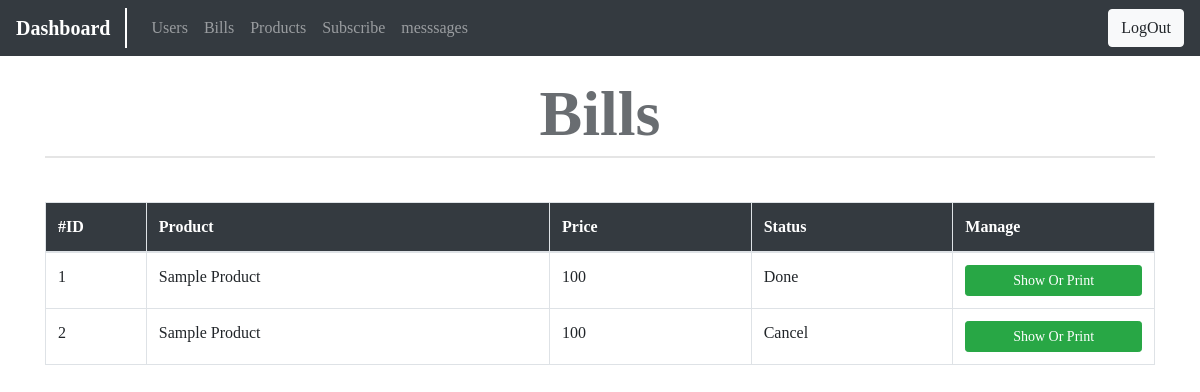
The page /bills.php on the database its author committed.
### tables this page shows
CREATE TABLE `bills` (
  `BillID` int(11) NOT NULL,
  `OrdID` int(11) NOT NULL
);

CREATE TABLE `products` (
  `ProID` int(11) NOT NULL,
  `ProImg` varchar(255) NOT NULL,
  `ProTitle` varchar(100) NOT NULL,
  `ProDesc` text NOT NULL,
  `ProPrice` int(11) NOT NULL,
  `ProQuantity` int(11) NOT NULL,
  `ProOffers` int(11) DEFAULT NULL
);

CREATE TABLE `orders` (
  `OrdID` int(11) NOT NULL,
  `UserID` int(11) NOT NULL,
  `ProID` int(11) NOT NULL,
  `OrdStatus` int(11) NOT NULL DEFAULT '0' COMMENT '2=done/1=cancel/0=process/'
);

### bills.php (the view, shortened to what this page needs)
<?php
	include 'init.php';
?>
	<div class="container dash">
		<h1>Bills</h1>
		<hr/>
		<br/>
		<table class="table table-hover table-bordered">
			<thead class="thead-dark">
				<tr style="color:white;font-weight:bold" class="bg-dark ">
					<td class="col-sm-1">#ID</td>
					<td class="col-sm-4">Product</td>
					<td class="col-sm-2">Price</td>
					<td class="col-sm-2">Status</td>
					<td class="col-sm-2">Manage</td>
				</tr>
			</thead>
			<tbody>
				<?php
					$stmt = $con->prepare("SELECT * FROM bills ");
					$stmt->execute();
					$rows = $stmt->fetchAll();
					if (! empty($rows)) {
						foreach($rows as $row) {
							$stmt11 = $con->prepare("SELECT * FROM orders WHERE OrdID=? ");
							$stmt11->execute(array($row['BillID']));
							$rows11 = $stmt11->fetchAll();
							if (! empty($rows11)) {
								foreach($rows11 as $row11) {
									$stmt1 = $con->prepare("SELECT * FROM products WHERE ProID=? ");
									$stmt1->execute(array($row11['ProID']));
									$rows1 = $stmt1->fetchAll();
									if (! empty($rows1)) {
										foreach($rows1 as $row1) {
											$ProID=$row1['ProID'];
											$product=$row1['ProTitle'];
											$price=$row1['ProPrice'];
										}
									}
									if($row11['OrdStatus']==1){
										$OrdStatus="Cancel";
									}else{
										$OrdStatus="Done";
									}
								}
							}
							echo '
								<tr>
									<td>'.$row['BillID'].'</td>
									<td>'.$product.'</td>
									<td>'.$price.'</td>
									<td>'.$OrdStatus.'</td>
									<td>
										<a href="showInfo.php?OrdID='.$ProID.'&&Status='.$OrdStatus.'" class="btn btn-success btn-sm btn-block">Show Or Print</a>
									</td>
								</tr>
							';
						}
					}
				?>
			</tbody>
		</table>
	</div>
<?php
	include $DirTemp.'Footer.php';
?>

### Layout/Css/Style.css (style rules this page uses)
* { text-align: left; font-size: 1rem; font-family: "Times New Roman", Times, serif; }
body { background:#ffffff !important; color: #17171d !important }
.dash h1 { font-weight: bold; text-align: center; font-size: 4rem; margin-top: 1rem; margin-bottom: .2rem; color: #343a40bd; }
.dash hr { margin: 3px 0 20px 0; border-top: 2px solid rgba(0,0,0,.1); }

### rows shown on the page
bills: BillID "1", products.ProTitle "Sample Product", products.ProPrice "100", orders.OrdStatus "Done"
bills: BillID "2", products.ProTitle "Sample Product", products.ProPrice "100", orders.OrdStatus "Cancel"
